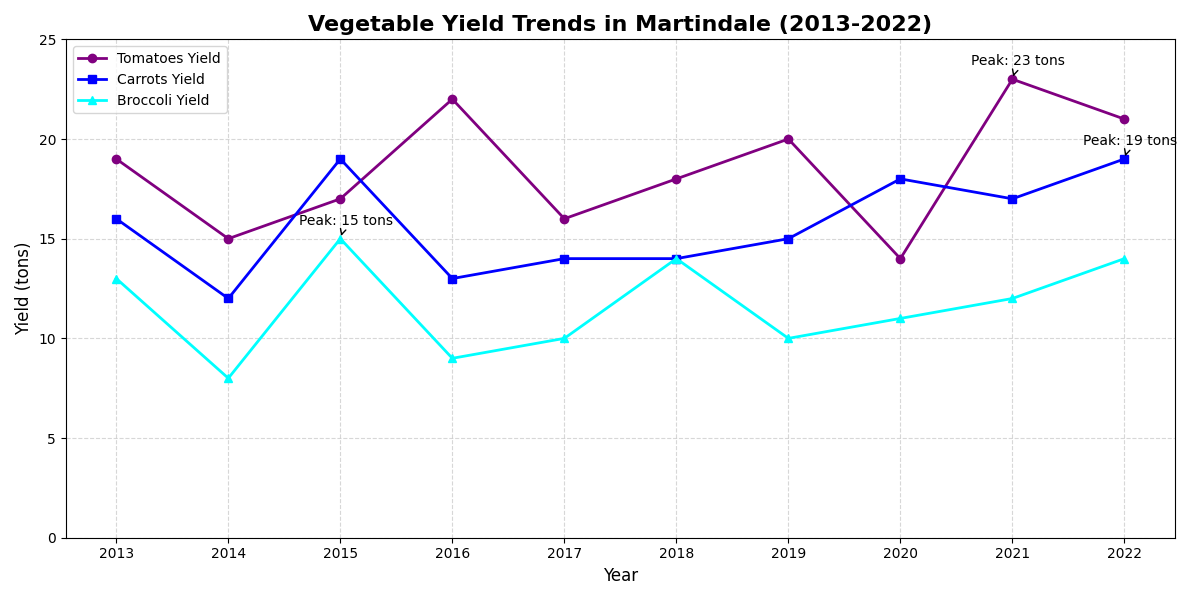

Source code (Python):
import matplotlib.pyplot as plt
import numpy as np

# Data Preparation with manually altered yields
years = np.array([2013, 2014, 2015, 2016, 2017, 2018, 2019, 2020, 2021, 2022])
tomatoes_yield = np.array([19, 15, 17, 22, 16, 18, 20, 14, 23, 21])  # shuffled
carrots_yield = np.array([16, 12, 19, 13, 14, 14, 15, 18, 17, 19])  # shuffled
broccoli_yield = np.array([13, 8, 15, 9, 10, 14, 10, 11, 12, 14])   # shuffled

# Create the figure and a single subplot
fig, ax = plt.subplots(figsize=(12, 6))

# Plotting the vegetable yields with new colors
ax.plot(years, tomatoes_yield, marker='o', linestyle='-', color='purple', linewidth=2, label='Tomatoes Yield')
ax.plot(years, carrots_yield, marker='s', linestyle='-', color='blue', linewidth=2, label='Carrots Yield')
ax.plot(years, broccoli_yield, marker='^', linestyle='-', color='cyan', linewidth=2, label='Broccoli Yield')

# Annotate the highest yield points in the shuffled data
annotations = {
    'Tomatoes': (2021, 23),
    'Carrots': (2022, 19),
    'Broccoli': (2015, 15),
}
for veg, (year, value) in annotations.items():
    ax.annotate(
        f'Peak: {value} tons',
        xy=(year, value),
        xytext=(-30, 10),
        textcoords='offset points',
        arrowprops=dict(arrowstyle='->', color='black'),
        fontsize=10,
        color='black'
    )

# Customize the plot
ax.set_title('Vegetable Yield Trends in Martindale (2013-2022)', fontsize=16, fontweight='bold')
ax.set_xlabel('Year', fontsize=12)
ax.set_ylabel('Yield (tons)', fontsize=12)
ax.set_xticks(years)
ax.set_ylim(0, 25)
ax.legend(loc='upper left', fontsize=10)
ax.grid(True, linestyle='--', alpha=0.5)

plt.tight_layout()
plt.show()
